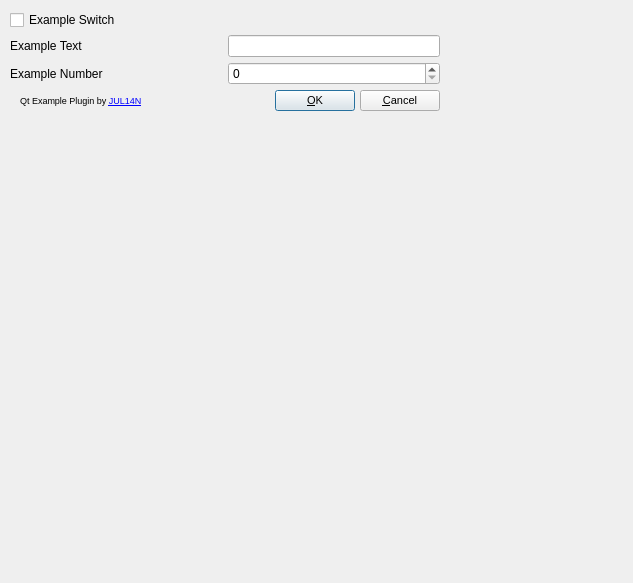
<?xml version="1.0" encoding="UTF-8"?>
<ui version="4.0">
 <class>configui</class>
 <widget class="QDialog" name="configui">
  <property name="enabled">
   <bool>true</bool>
  </property>
  <property name="geometry">
   <rect>
    <x>0</x>
    <y>0</y>
    <width>633</width>
    <height>583</height>
   </rect>
  </property>
  <property name="sizePolicy">
   <sizepolicy hsizetype="Fixed" vsizetype="Fixed">
    <horstretch>0</horstretch>
    <verstretch>0</verstretch>
   </sizepolicy>
  </property>
  <property name="minimumSize">
   <size>
    <width>0</width>
    <height>0</height>
   </size>
  </property>
  <property name="maximumSize">
   <size>
    <width>10000</width>
    <height>10000</height>
   </size>
  </property>
  <property name="windowTitle">
   <string>Dialog</string>
  </property>
  <property name="sizeGripEnabled">
   <bool>false</bool>
  </property>
  <property name="modal">
   <bool>false</bool>
  </property>
  <widget class="QWidget" name="verticalLayoutWidget_2">
   <property name="geometry">
    <rect>
     <x>0</x>
     <y>0</y>
     <width>453</width>
     <height>137</height>
    </rect>
   </property>
   <layout class="QVBoxLayout" name="verticalLayout">
    <property name="spacing">
     <number>5</number>
    </property>
    <property name="sizeConstraint">
     <enum>QLayout::SetFixedSize</enum>
    </property>
    <property name="leftMargin">
     <number>10</number>
    </property>
    <property name="topMargin">
     <number>10</number>
    </property>
    <property name="rightMargin">
     <number>10</number>
    </property>
    <property name="bottomMargin">
     <number>10</number>
    </property>
    <item>
     <layout class="QHBoxLayout" name="horizontalLayout_0">
      <item>
       <widget class="QCheckBox" name="exampleSwitch">
        <property name="font">
         <font>
          <pointsize>9</pointsize>
         </font>
        </property>
        <property name="text">
         <string>Example Switch</string>
        </property>
        <property name="checked">
         <bool>false</bool>
        </property>
       </widget>
      </item>
     </layout>
    </item>
    <item>
     <layout class="QHBoxLayout" name="horizontalLayout_1">
      <item>
       <widget class="QLabel" name="label">
        <property name="sizePolicy">
         <sizepolicy hsizetype="Minimum" vsizetype="MinimumExpanding">
          <horstretch>0</horstretch>
          <verstretch>0</verstretch>
         </sizepolicy>
        </property>
        <property name="font">
         <font>
          <pointsize>9</pointsize>
         </font>
        </property>
        <property name="text">
         <string>Example Text</string>
        </property>
       </widget>
      </item>
      <item>
       <widget class="QLineEdit" name="exampleText">
        <property name="sizePolicy">
         <sizepolicy hsizetype="Minimum" vsizetype="Fixed">
          <horstretch>0</horstretch>
          <verstretch>0</verstretch>
         </sizepolicy>
        </property>
        <property name="toolTip">
         <string/>
        </property>
       </widget>
      </item>
     </layout>
    </item>
    <item>
     <layout class="QHBoxLayout" name="horizontalLayout_2">
      <item>
       <widget class="QLabel" name="label_2">
        <property name="sizePolicy">
         <sizepolicy hsizetype="Minimum" vsizetype="MinimumExpanding">
          <horstretch>0</horstretch>
          <verstretch>0</verstretch>
         </sizepolicy>
        </property>
        <property name="font">
         <font>
          <pointsize>9</pointsize>
         </font>
        </property>
        <property name="text">
         <string>Example Number</string>
        </property>
       </widget>
      </item>
      <item>
       <widget class="QSpinBox" name="exampleNumber">
        <property name="sizePolicy">
         <sizepolicy hsizetype="Minimum" vsizetype="Fixed">
          <horstretch>0</horstretch>
          <verstretch>0</verstretch>
         </sizepolicy>
        </property>
       </widget>
      </item>
     </layout>
    </item>
    <item>
     <layout class="QHBoxLayout" name="horizontalLayout_3" stretch="1,0,0">
      <property name="sizeConstraint">
       <enum>QLayout::SetMinimumSize</enum>
      </property>
      <property name="leftMargin">
       <number>10</number>
      </property>
      <item>
       <widget class="QLabel" name="label_7">
        <property name="sizePolicy">
         <sizepolicy hsizetype="MinimumExpanding" vsizetype="MinimumExpanding">
          <horstretch>0</horstretch>
          <verstretch>0</verstretch>
         </sizepolicy>
        </property>
        <property name="minimumSize">
         <size>
          <width>250</width>
          <height>0</height>
         </size>
        </property>
        <property name="font">
         <font>
          <pointsize>7</pointsize>
         </font>
        </property>
        <property name="text">
         <string>&lt;html&gt;&lt;head/&gt;&lt;body&gt;&lt;p&gt;Qt Example Plugin by &lt;a href=&quot;https://julianimhof.de&quot;&gt;&lt;span style=&quot; text-decoration: underline; color:#0000ff;&quot;&gt;JUL14N&lt;/span&gt;&lt;/a&gt;&lt;/p&gt;&lt;/body&gt;&lt;/html&gt;</string>
        </property>
        <property name="textFormat">
         <enum>Qt::RichText</enum>
        </property>
        <property name="openExternalLinks">
         <bool>true</bool>
        </property>
        <property name="textInteractionFlags">
         <set>Qt::LinksAccessibleByKeyboard|Qt::LinksAccessibleByMouse</set>
        </property>
       </widget>
      </item>
      <item>
       <widget class="QPushButton" name="pbOk">
        <property name="sizePolicy">
         <sizepolicy hsizetype="MinimumExpanding" vsizetype="MinimumExpanding">
          <horstretch>0</horstretch>
          <verstretch>0</verstretch>
         </sizepolicy>
        </property>
        <property name="font">
         <font>
          <pointsize>8</pointsize>
         </font>
        </property>
        <property name="text">
         <string>&amp;OK</string>
        </property>
        <property name="default">
         <bool>true</bool>
        </property>
        <property name="flat">
         <bool>false</bool>
        </property>
       </widget>
      </item>
      <item>
       <widget class="QPushButton" name="pbCancel">
        <property name="sizePolicy">
         <sizepolicy hsizetype="MinimumExpanding" vsizetype="MinimumExpanding">
          <horstretch>0</horstretch>
          <verstretch>0</verstretch>
         </sizepolicy>
        </property>
        <property name="font">
         <font>
          <pointsize>8</pointsize>
         </font>
        </property>
        <property name="text">
         <string>&amp;Cancel</string>
        </property>
        <property name="autoDefault">
         <bool>false</bool>
        </property>
       </widget>
      </item>
     </layout>
    </item>
   </layout>
  </widget>
 </widget>
 <tabstops>
  <tabstop>exampleSwitch</tabstop>
  <tabstop>exampleText</tabstop>
  <tabstop>exampleNumber</tabstop>
  <tabstop>pbOk</tabstop>
  <tabstop>pbCancel</tabstop>
 </tabstops>
 <resources/>
 <connections/>
</ui>
